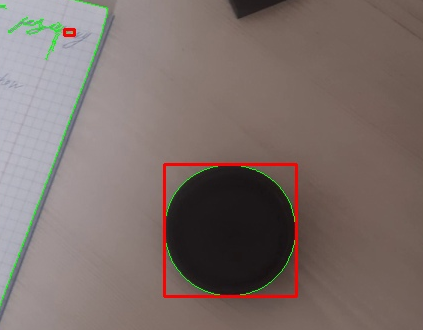
#> input picture task4/screen1.png, 423 x 330 px, given in place of test.mp4, which was not available
$ python main.py
#> lines starting #> are read from the running program, lines starting #| are printed output that depends on the picture; after the words box and inside, x2 and y2 are one past the last pixel; in counts of white or black regions, pixels touching at a corner belong together; pictures that were not available may be replaced by others from this repository, and a replacement may not be noted
import cv2 as cv
import numpy as np
import time

print("hello from CV app")

cap = cv.VideoCapture('test.mp4')
while cap.isOpened():
    ret, frame = cap.read()
#> frame is the input picture: shape (330, 423, 3); mean B, G, R 106.5, 110.7, 124.4

    # resize ====================

    img = frame
    scale_percent = 60 # percent of original size
    width = int(img.shape[1] * scale_percent / 100)
#> width = 253
    height = int(img.shape[0] * scale_percent / 100)
#> height = 198
    dim = (width, height)
#> dim = (253, 198)

    resized = cv.resize(img, dim, interpolation = cv.INTER_AREA)

    frame = resized

    # main part =================

    # if frame is read correctly ret is True
    if not ret:
        print("Can't receive frame (stream end?). Exiting ...")
        break

    gray = cv.cvtColor(frame, cv.COLOR_BGR2GRAY)
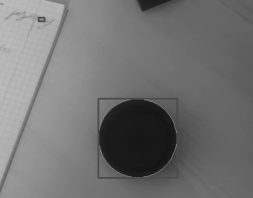
#> gray: shape (198, 253); min 18, max 190, mean 114.2

    # countours
    edged = cv.Canny(gray, 30, 200)
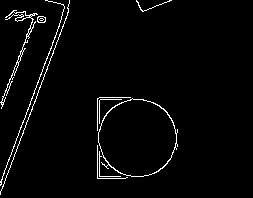
#> edged: shape (198, 253); 2.7% white in thin lines or dots, all inside (x1, y1, x2, y2) = (0, 0, 178, 195)
    contours, hierarchy = cv.findContours(edged, \
    cv.RETR_EXTERNAL, cv.CHAIN_APPROX_NONE)
#> contours = 10 contours, 6 with area under 20; largest, box (x1, y1, x2, y2) and area: (98, 98, 178, 177) 4738, (0, 10, 38, 109) 141, (37, 16, 46, 23) 45, (0, 0, 65, 186) 22
    cv.drawContours(frame, contours[0:7], -1, (0, 255, 0), 1)
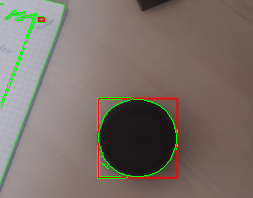
#> frame: shape (198, 253, 3); mean B, G, R 105.1, 112.9, 122.2

    # rectangles
    for cnt in contours[0:3]:
        x,y,w,h = cv.boundingRect(cnt)
        cv.rectangle(frame,(x,y),(x+w,y+h),(0,0,255),2)
#> this loop made 3 passes
#> (x, y, w, h) on passes 1 to 3: (99, 151, 22, 26), (97, 145, 31, 34), (99, 99, 23, 25)
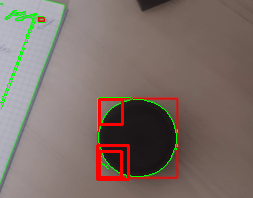
#> frame: shape (198, 253, 3); 1.8% of pixels changed, all inside (x1, y1, x2, y2) = (96, 98, 130, 181)
    cv.imshow('Contours', frame)

    # ===========================

    # makes video slower
    time.sleep(0.1)
    if cv.waitKey(1) == ord('q'):
#> (key q is pressed here)
        break

cap.release()
cv.destroyAllWindows()

print("buy from CV app")
